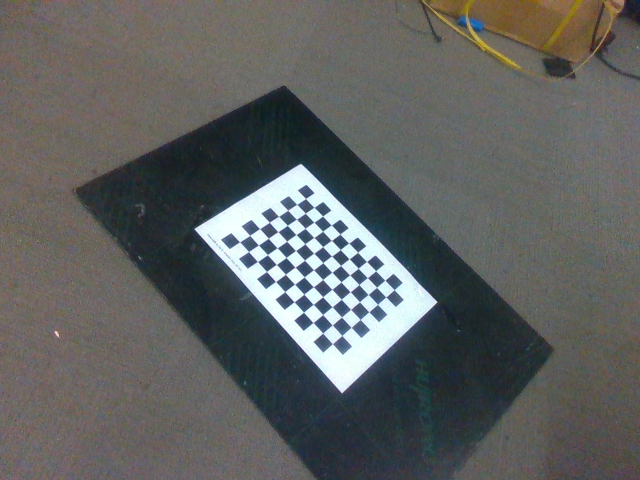
#> input picture collect_data_in/images0.jpg, 1280 x 960 px (shown at 1/2 size); its folder holds 4 pictures in this run
$ python hand_in_eye_calibrate.py
#> lines starting #> are read from the running program, lines starting #| are printed output that depends on the picture; after the words box and inside, x2 and y2 are one past the last pixel; in counts of white or black regions, pixels touching at a corner belong together
# coding=utf-8
"""
眼在手上 用采集到的图片信息和机械臂位姿信息计算 相机坐标系相对于机械臂末端坐标系的 旋转矩阵和平移向量
A2^{-1}*A1*X=X*B2*B1^{−1}
"""

import os
import cv2
import numpy as np

np.set_printoptions(precision=8, suppress=True)

# [57 lines left out: functions euler_angles_to_rotation_matrix, pose_to_homogeneous_matrix, save_matrix_to_txt, not called in this run]

def camera_calibrate(images_path):
#> called with images_path = './collect_data_in'
    print("++++++++++ 开始相机标定 ++++++++++++++")

    # 角点的个数以及棋盘格间距
    XX = 11  # 标定板角点的列数
    YY = 8   # 标定板角点的行数
    L = 0.035  # 标定板一格的长度 (单位: 米)

    # 设置亚像素角点寻找的参数
    criteria = (cv2.TERM_CRITERIA_MAX_ITER | cv2.TERM_CRITERIA_EPS, 30, 0.001)

    # 世界坐标系中的角点位置
    objp = np.zeros((XX * YY, 3), np.float32)
    objp[:, :2] = np.mgrid[0:XX, 0:YY].T.reshape(-1, 2) * L  # 将单位长度赋值

    # 存储3D点和2D点
    obj_points = []  # 世界坐标系中的3D点
    img_points = []  # 图像坐标系中的2D点

    # 遍历文件夹内所有图片
    image_files = [os.path.join(images_path, f) for f in os.listdir(images_path) if f.endswith('.jpg')]

    if not image_files:
        print("没得图片了，退出程序...")
        return None, None, None, None

    print(f"找到 {len(image_files)} 张图片，开始处理...")

    for idx, image_file in enumerate(image_files):
        print(f"正在处理第 {idx + 1} 张图片: {image_file}")

        img = cv2.imread(image_file)
#> img is the input picture: shape (960, 1280, 3); mean B, G, R 95.4, 96.6, 94.8
        if img is None:
            print(f"警告: 无法读取图片 {image_file}，跳过。")
            continue

        gray = cv2.cvtColor(img, cv2.COLOR_BGR2GRAY)
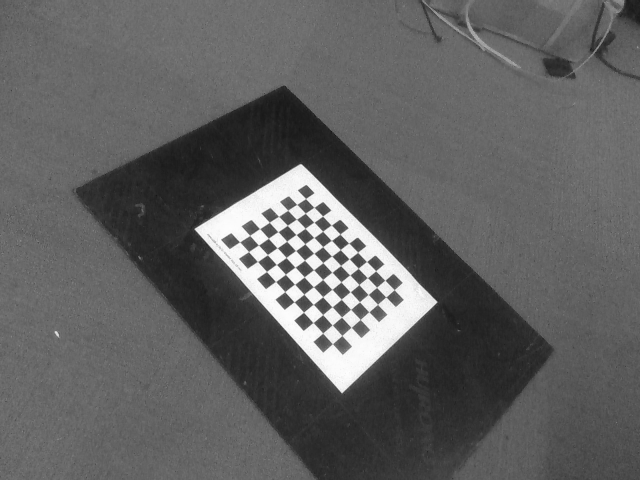
#> gray: shape (960, 1280) (shown at 1/2 size); min 21, max 253, mean 95.9
        size = gray.shape[::-1]
#> size = (1280, 960)

        # 寻找棋盘角点
        ret, corners = cv2.findChessboardCorners(gray, (XX, YY), None)
#> ret = True; corners = 88 rows, first 8: [610, 397.5], [628.6, 414.4], [646.3, 432.4], [662.2, 450.5], [680.5, 468.5], [698.5, 486.4], [714.5, 505.5], [733.5, 523.5]

        if ret:
            obj_points.append(objp)

            # 亚像素角点优化
            corners2 = cv2.cornerSubPix(gray, corners, (5, 5), (-1, -1), criteria)
#> corners2 = 88 rows, first 8: [611.7, 397.6], [628.4, 414.9], [645.7, 432.6], [662.9, 450.5], [680.5, 468.6], [697.8, 486.6], [715.9, 504.9], [733.6, 523.6]
            img_points.append(corners2)

            # 绘制角点并显示
            cv2.drawChessboardCorners(img, (XX, YY), corners2, ret)
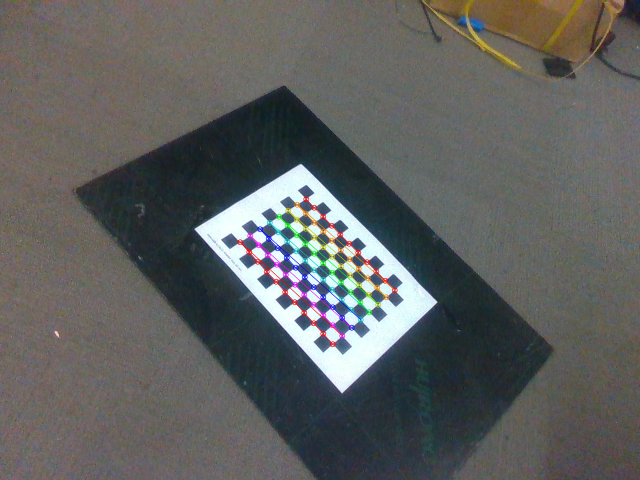
#> img: shape (960, 1280, 3) (shown at 1/2 size); 1.28% of pixels changed, all inside (x1, y1, x2, y2) = (474, 392, 796, 695)
            cv2.imshow("Chessboard", img)
            cv2.waitKey(500)  # 停留0.5秒
        else:
            print("找不到角点！！！！！！！！！！！！！！！！！！！！")
#> pass 2 of the loop in camera_calibrate, `for idx, image_file in enumerate(image_files):`:
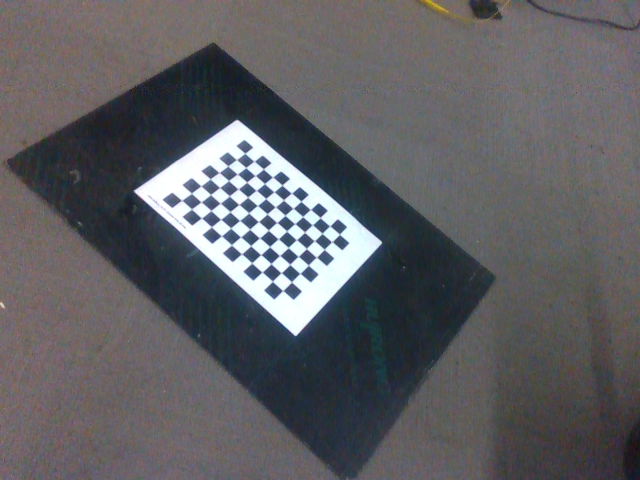
#> input picture collect_data_in/images1.jpg, 1280 x 960 px (shown at 1/2 size)
#> in camera_calibrate, img is the input picture: shape (960, 1280, 3); mean B, G, R 97.8, 94.3, 94.5
#> in camera_calibrate, `gray = cv2.cvtColor(img, cv2.COLOR_BGR2GRAY)`:
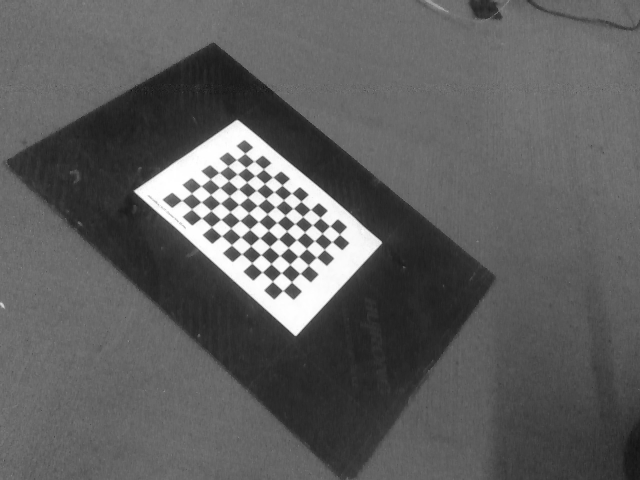
#> gray: shape (960, 1280) (shown at 1/2 size); min 15, max 255, mean 94.8
#> corners = 88 rows, first 8: [489.5, 307.5], [508.5, 323.5], [526, 338.5], [544, 354.4], [564.5, 370.4], [583.5, 386.5], [601.5, 403.5], [621.4, 419.5]
#> corners2 = 88 rows, first 8: [490.1, 307.1], [508.7, 323.1], [527.2, 338.3], [545.6, 354.6], [564.6, 370.8], [583.3, 386.7], [602.3, 403.1], [621.3, 419.5]
#> in camera_calibrate, `cv2.drawChessboardCorners(img, (XX, YY), corners2, ret)`:
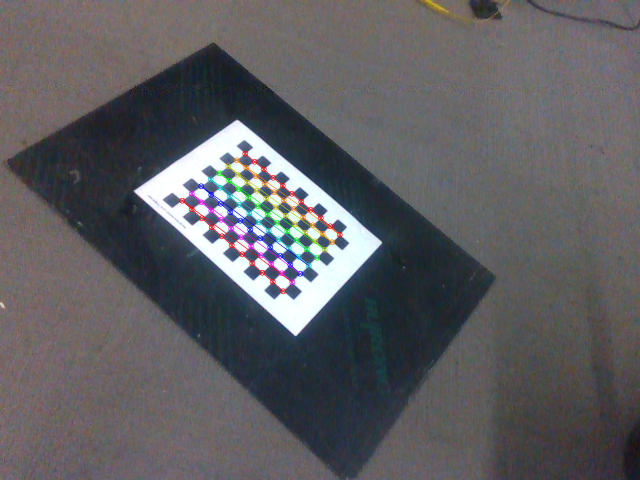
#> img: shape (960, 1280, 3) (shown at 1/2 size); 1.28% of pixels changed, all inside (x1, y1, x2, y2) = (358, 301, 686, 589)
#> pass 3 of the loop in camera_calibrate, `for idx, image_file in enumerate(image_files):`:
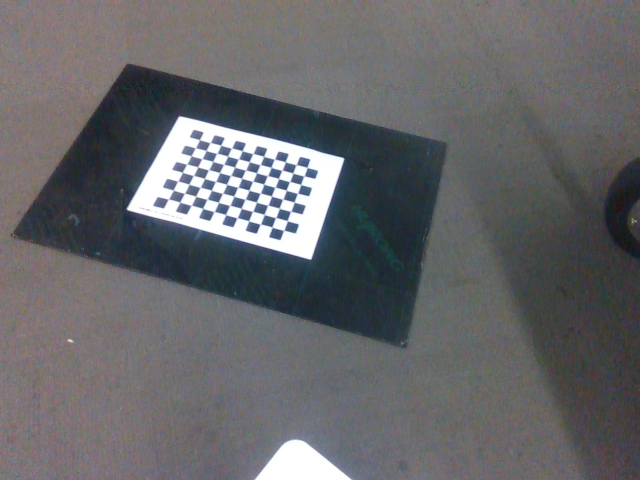
#> input picture collect_data_in/images10.jpg, 1280 x 960 px (shown at 1/2 size)
#> in camera_calibrate, img is the input picture: shape (960, 1280, 3); mean B, G, R 104.8, 102.1, 101.8
#> in camera_calibrate, `gray = cv2.cvtColor(img, cv2.COLOR_BGR2GRAY)`:
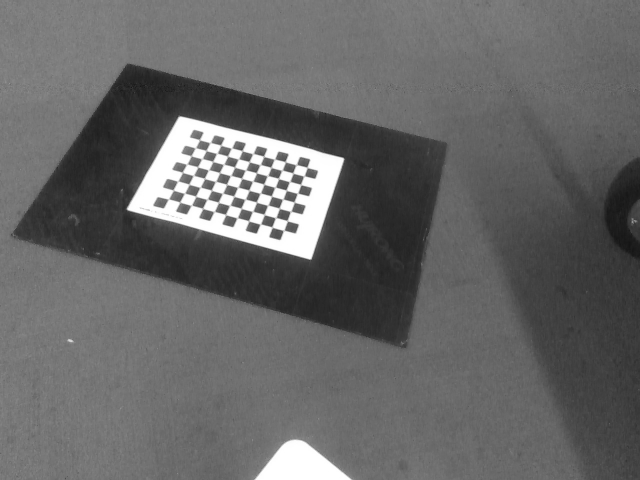
#> gray: shape (960, 1280) (shown at 1/2 size); min 20, max 255, mean 102.3
#> corners = 88 rows, first 8: [399.5, 280.5], [423, 286], [440.7, 289.1], [463, 296], [486.3, 303.2], [506.5, 307.5], [527.5, 313.5], [549.5, 318.5]
#> corners2 = 88 rows, first 8: [399.3, 279.9], [420.7, 285.7], [441.9, 290.7], [463.4, 296.7], [484.7, 302], [506.1, 307.8], [527.7, 312.9], [549.4, 318.7]
#> in camera_calibrate, `cv2.drawChessboardCorners(img, (XX, YY), corners2, ret)`:
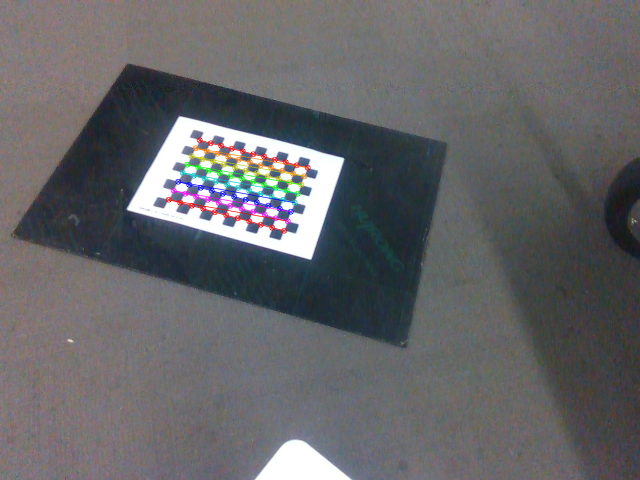
#> img: shape (960, 1280, 3) (shown at 1/2 size); 1.31% of pixels changed, all inside (x1, y1, x2, y2) = (331, 274, 622, 468)
#> the loop made 4 passes; the first 3 are shown

    cv2.destroyAllWindows()

    # 相机标定
    ret, mtx, dist, rvecs, tvecs = cv2.calibrateCamera(obj_points, img_points, size, None, None)

    if ret:
        print("内参矩阵:\n", mtx)
        print("畸变系数:\n", dist)
        print("++++++++++ 相机标定完成 ++++++++++++++")
        return rvecs, tvecs, mtx, dist
    else:
        print("错误: 相机标定失败。")
        return None, None, None, None

def process_arm_pose(arm_pose_file):
    """处理机械臂的pose文件。 采集数据时， 每行保存一个机械臂的pose信息， 该pose与拍摄的图片是对应的。
    pose信息用6个数标识， 【x,y,z,Rx, Ry, Rz】. 需要把这个pose信息用旋转矩阵表示。"""

    R_arm, t_arm = [], []
#> (the run stopped early here; a loop or call above may not have finished)
